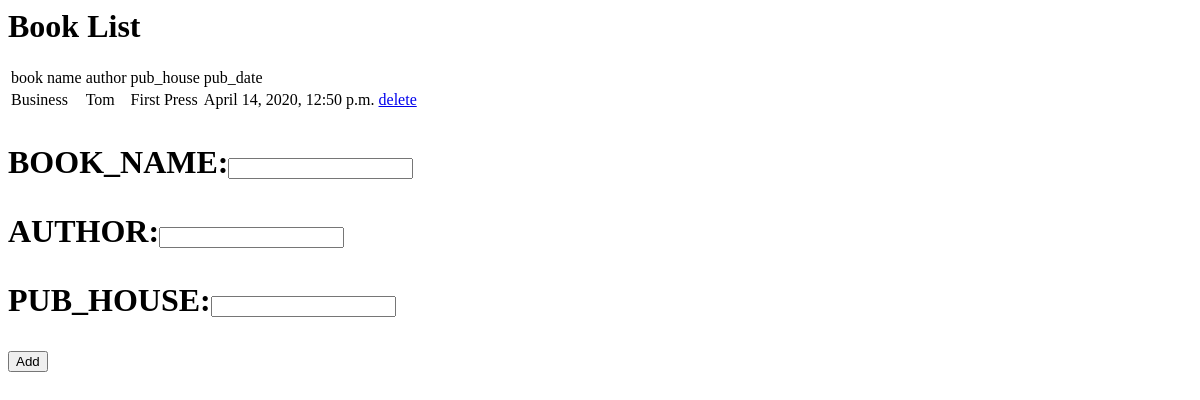
Page /lib/detail/ on the earlier database version.
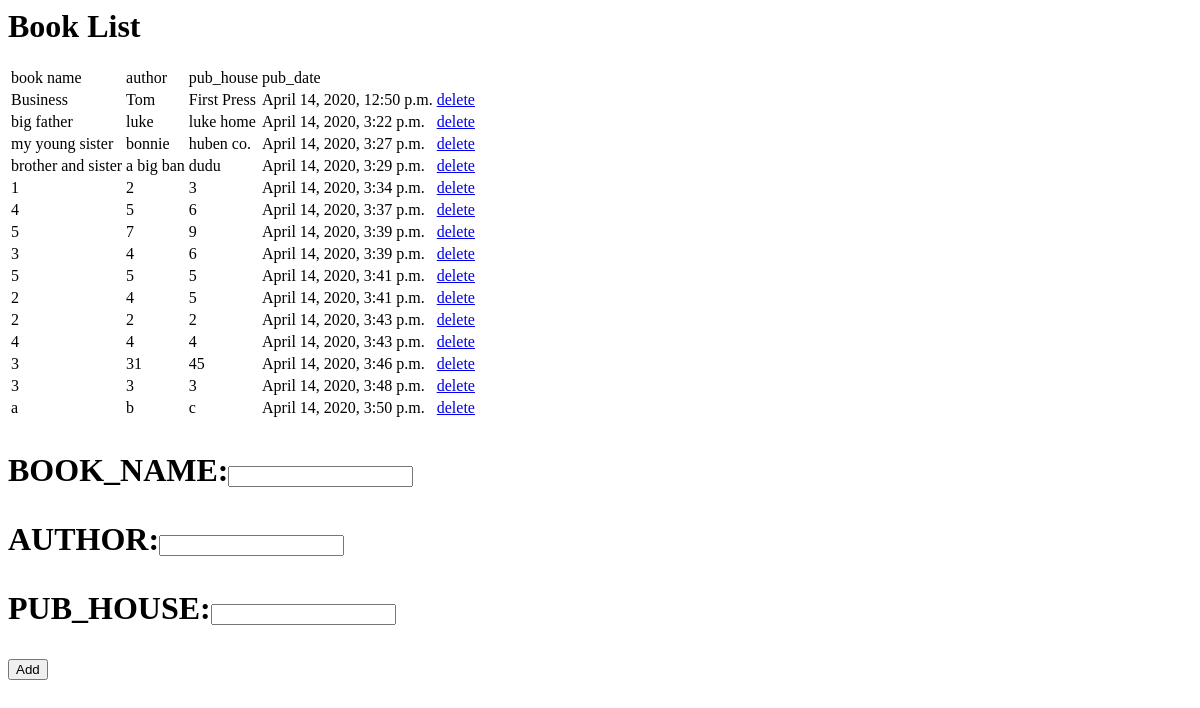
Same page on the later database version.
### lib/models.py (models this page shows)
class Book(models.Model):
    name = models.CharField(max_length=200)
    author = models.CharField(max_length=100)
    pub_house = models.CharField(max_length=200)
    pub_date = models.DateTimeField('date published')

### lib/views.py (the view)
# urls.py: path("detail/", views.detail, name='detail'),
def detail(request):
    book_list = Book.objects.order_by('pub_date')
    context = {'book_list':book_list}
    return render(request, 'lib/detail.html', context)

### lib/templates/lib/detail.html (shortened to what this page needs)
<h1>Book List<h1>
<table>
    <tr>
        <td>book name</td>
        <td>author</td>
        <td>pub_house</td>
        <td>pub_date</td>
    </tr>
{% for book in book_list.all%}
    <tr>
        <td>{{book.name}}</td>
        <td>{{book.author}}</td>
        <td>{{book.pub_house}}</td>
        <td>{{book.pub_date}}</td>
        <td><a href="{%url 'lib:delBook' book.id%}">delete</a></td>
    </tr>
{%endfor%}
</table>
<form action="{% url 'lib:addBook' %}" method="post" name="addBook">
<p><span>BOOK_NAME:</span><input type="text" name="name"></p>
<p><sapn>AUTHOR:</span><input type="text" name="author"></p>
<p><span>PUB_HOUSE:</span><input type="text" name="pub_house"></p>
<input type="submit" value="Add">
</form>

Differences in the rows shown:
added Book: name "big father", author "luke", pub_house "luke home", pub_date "April 14, 2020, 3:22 p.m."
added Book: name "my young sister", author "bonnie", pub_house "huben co.", pub_date "April 14, 2020, 3:27 p.m."
added Book: name "brother and sister", author "a big ban", pub_house "dudu", pub_date "April 14, 2020, 3:29 p.m."
added Book: name "1", author "2", pub_house "3", pub_date "April 14, 2020, 3:34 p.m."
added Book: name "4", author "5", pub_house "6", pub_date "April 14, 2020, 3:37 p.m."
added Book: name "5", author "7", pub_house "9", pub_date "April 14, 2020, 3:39 p.m."
added Book: name "3", author "4", pub_house "6", pub_date "April 14, 2020, 3:39 p.m."
added Book: name "5", author "5", pub_house "5", pub_date "April 14, 2020, 3:41 p.m."
added Book: name "2", author "4", pub_house "5", pub_date "April 14, 2020, 3:41 p.m."
added Book: name "2", author "2", pub_house "2", pub_date "April 14, 2020, 3:43 p.m."
added Book: name "4", author "4", pub_house "4", pub_date "April 14, 2020, 3:43 p.m."
added Book: name "3", author "31", pub_house "45", pub_date "April 14, 2020, 3:46 p.m."
added Book: name "3", author "3", pub_house "3", pub_date "April 14, 2020, 3:48 p.m."
added Book: name "a", author "b", pub_house "c", pub_date "April 14, 2020, 3:50 p.m."
